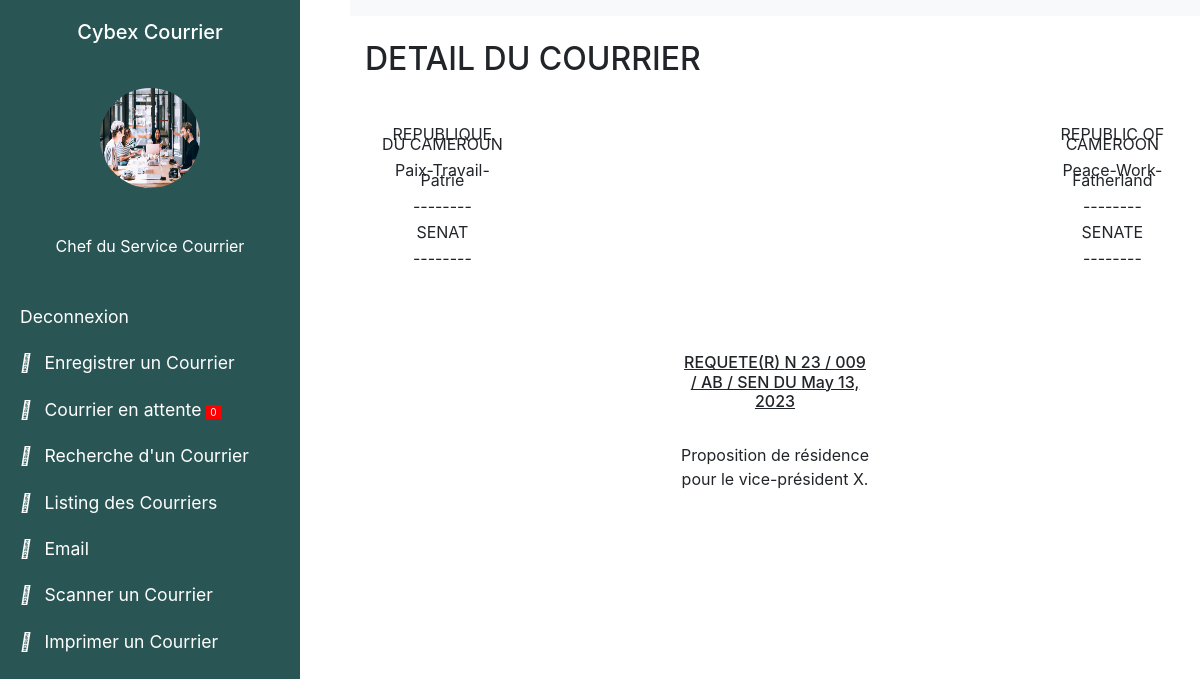
The page /1 on the database its author committed.
### senat/models.py (models this page shows, shortened)
class Courrier(models.Model):
    transmetteur = models.CharField(max_length=150, choices=EMETTEUR)
    recepteur = models.CharField(max_length=100, choices=RECEPTEUR)
    types = models.CharField(max_length=100, choices=TYPES_COURRIERS)
    structure = models.CharField(max_length=100, choices=STRUCTURE, null=True, blank=True)
    code = models.CharField(max_length=100, null=False, blank=False)
    annee = models.CharField(max_length=100, null=True, blank=True)
    date = models.DateField(blank=True, null=True, default=date.today)
    objet = models.CharField(max_length=10000, null=False, blank=False)
    service_traitement = models.CharField(max_length=150, choices=SERVICE_TRAITEMENT)
    mention = models.CharField(max_length=100, choices=MENTION, null=True, blank=True)
    is_active = models.BooleanField(default=True)
    created_at = models.DateTimeField(auto_now_add=True)
    class Meta:
        db_table = "courrier"

### senat/views.py (the view)
# urls.py: path('<int:id>', views.courrier_attente_detail, name='courrier_attente_detail'),
def courrier_attente_detail(request, id):
    obj = get_object_or_404(Courrier, pk=id)
    courrier = Courrier.objects.filter(mention="ETUDE ET COMPTE RENDU", is_active=True)
    count_courrier = courrier.count()
    return render(request, 'courrier_detail.html', {"obj": obj, "count_courrier": count_courrier})

### senat/templates/courrier_detail.html (shortened to what this page needs)
{% load static %}
{% load crispy_forms_tags %}
<!DOCTYPE html>
<html>
<head>
<link rel="stylesheet" href="https://stackpath.bootstrapcdn.com/font-awesome/4.7.0/css/font-awesome.min.css">
<link rel="stylesheet" href="https://stackpath.bootstrapcdn.com/bootstrap/4.3.1/css/bootstrap.min.css">
</head>
<body>
    <div class="wrapper">
        <nav id="sidebar">
            <div class="sidebar-header text-center">
                <h5>Cybex Courrier</h5>
            </div>
            <div class="text-center">
                <img src="{% static 'landing/assets/img/about.jpg' %}" class="img logo rounded-circle mb-3 mt-3" style="width: 100px; height: 100px;">
            </div>
            <p class="text-center" style="color: #fff"> <br> Chef du Service Courrier</p>
            <ul class="list-unstyled components">
                <li class="active">
                    <a href="{% url 'account:index' %}">
                        Deconnexion
                    </a>
                </li>
                <li>
                    <a href="{% url 'senat:chef_service' %}">
                        <i class="fas fa-user mr-2"></i>
                        Enregistrer un Courrier
                    </a>
                </li>
                <li>
                    <a href="{% url 'senat:courrier_attente' %}">
                        <i class="fas fa-user mr-2"></i>
                        Courrier en attente <span style="font-size:10px; border: 1px solid red; padding-left: 3px; padding-right: 3px; border-radius: %; background-color: red">{{ count_courrier }}</span>
                    </a>
                </li>
                <li>
                    <a href="{% url 'senat:search_chef' %}">
                        <i class="fas fa-tasks mr-2"></i>
                        Recherche d'un Courrier
                    </a>
                </li>
                <li>
                    <a href="{% url 'senat:list_courrier' %}">
                        <i class="fas fa-cog mr-2"></i>
                        Listing des Courriers
                    </a>
                </li>
                <li>
                    <a href="{% url 'senat:envoi_email' %}">
                        <i class="fas fa-cog mr-2"></i>
                        Email
                    </a>
                </li>
                <li>
                    <a href="{% url 'senat:scan' %}">
                        <i class="fas fa-cog mr-2"></i>
                        Scanner un Courrier
                    </a>
                </li>
                <li>
                    <a href="{% url 'senat:captures' %}">
                        <i class="fas fa-cog mr-2"></i>
                        Imprimer un Courrier
                    </a>
                </li>
            </ul>
        </nav>
        <div id="content" >
            <nav class="navbar navbar-expand-lg navbar-light bg-light">
            </nav>
            <div class="container-fluid">
                <h2 class="mb-4 mt-4">DETAIL DU COURRIER</h2>
                <div class="container">
                    <table class="head">
                        <tr>
                            <td class="head1">
                                <p>REPUBLIQUE DU CAMEROUN</p>
                                <p>Paix-Travail-Patrie</p>
                                <p>--------</p>
                                <p>SENAT</p>
                                <p>--------</p>
                            </td>
                            <td class="head2">
                            </td>
                            <td class="head3">
                                <p>REPUBLIC OF CAMEROON</p>
                                <p>Peace-Work-Fatherland</p>
                                <p>--------</p>
                                <p>SENATE</p>
                                <p>--------</p>
                            </td>
                        </tr>
                    </table>
                    <br><br><br>
                    <table class="obj">
                        <tr>
                            <td class="objet1">
                            </td>
                            <td class="objet">
                                <h6>{{ obj.types }} N 23 / {{ obj.code }} / AB / SEN DU {{ obj.date }}</h6><br>
                                <p>{{ obj.objet }}.
                                </p>
                            </td>
                            <td class="objet2">
                            </td>
                        </tr>
                    </table>
                </div>
            </div>
        </div>
    </div>
</body>
</html>

### senat/templates/courrier_detail.html (style rules this page uses)
.wrapper { display: flex; width: 100%; }
.img { background-size: cover; background-repeat: no-repeat; background-position: center center; }
#sidebar { height: 100%; width: 300px; position: fixed; z-index: 1; top: 0; left: 0; background-color: #2a5555; overflow-x: hidden; transition: all 0.3s; }
#sidebar .sidebar-header { padding: 20px; color: #fff; }
#sidebar ul.components { padding: 20px 0; }
#sidebar ul li a { padding: 10px; padding-left: 20px; font-size: 1.1em; display: block; color: #fff; text-decoration: none; }
#content { width: 100%; padding-left: 350px; transition: all 0.3s; }
.head { margin-top: 50px; }
.head1 { text-align: center; line-height: 10px; }
.head2 { width: 550px; }
.head3 { text-align: center; line-height: 10px; }
.objet { text-align: center; }
.objet h6 { text-decoration: underline; }
.objet1 { width: 300px; }
.objet2 { width: 300px; }

### rows shown on the page
Courrier: types "REQUETE(R)", code "009", date "May 13, 2023", objet "Proposition de résidence pour le vice-président X"

### other values the page prints
{{ count_courrier }} "0"
